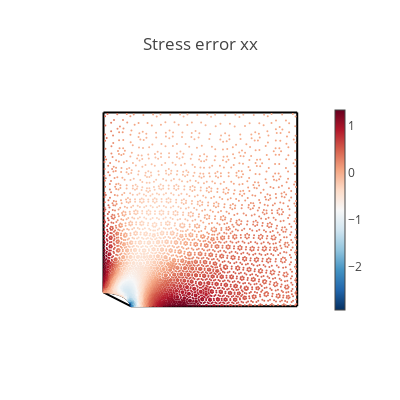
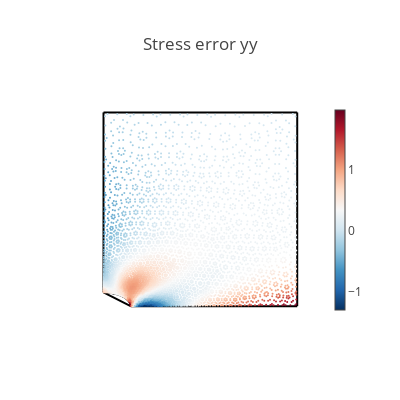
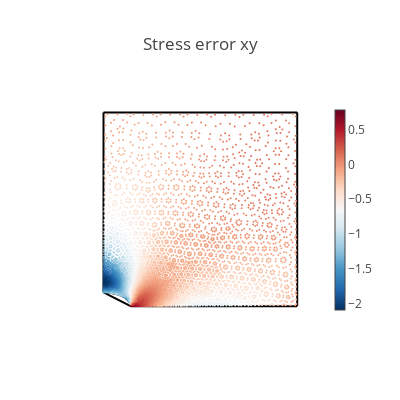
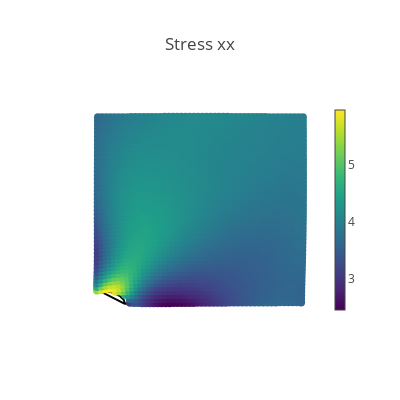

The cell these charts' notebook holds for them, in order:
### Code cell
# Create a validation domain different from the training domain
val_x, val_y = np.meshgrid(np.linspace(0, L, 50), np.linspace(0, L, 50))
val_r = Rx * np.ones(np.shape(val_x))
val_domain = np.vstack([val_x.ravel(), val_y.ravel(), val_r.ravel()]).T
mask = (
    ((val_domain[:, 0] ** 2) / (Rx**2)) + ((val_domain[:, 1] ** 2) / (Ry**2))
) > 1
val = torch.tensor(val_domain[mask], requires_grad=True).double()


# Compute model predictions on the validation domain
disp = net(val)
def_val = val[:, :-1] + disp
stress = torch.vmap(sigma)(val)
mises = torch.sqrt(
    stress[:, 0, 0] ** 2
    + stress[:, 1, 1] ** 2
    - stress[:, 0, 0] * stress[:, 1, 1]
    + 3 * stress[:, 0, 1] ** 2
)
# print([loss.item() for loss in compute_les(val)])


@torch.no_grad()
def make_plot(x, y, variable, title, cmap=sequential.Viridis, size=8.0):
    fig = go.Figure()

    # Plot boundaries
    m = dict(color="black")
    fig.add_trace(go.Scatter(x=top[:, 0], y=top[:, 1], mode="lines", marker=m))
    fig.add_trace(go.Scatter(x=bottom[:, 0], y=bottom[:, 1], mode="lines", marker=m))
    fig.add_trace(go.Scatter(x=left[:, 0], y=left[:, 1], mode="lines", marker=m))
    fig.add_trace(go.Scatter(x=right[:, 0], y=right[:, 1], mode="lines", marker=m))
    fig.add_trace(go.Scatter(x=hole[:, 0], y=hole[:, 1], mode="lines", marker=m))

    # Plot variable values
    m = dict(color=variable, colorscale=cmap, size=size, colorbar=dict(thickness=10))
    fig.add_trace(go.Scatter(x=x, y=y, marker=m, mode="markers"))

    # plot settings
    fig.layout.yaxis.scaleanchor = "x"
    fig.update_layout(
        template="none", width=400, height=400, title=title, showlegend=False
    )
    fig.update_xaxes(visible=False)
    fig.update_yaxes(visible=False)
    fig.show()


# Compute data error
s_data = data_output[:, 0:3]
s_pred = torch.vmap(sigma)(data_input[:, 0:3])
ds_xx = s_data[:, 0] - s_pred[:, 0, 0]
ds_yy = s_data[:, 1] - s_pred[:, 1, 1]
ds_xy = s_data[:, 2] - s_pred[:, 0, 1]


# Plot stress errors
cmap = sequential.RdBu_r
make_plot(*data_input[:, 0:2].T, ds_xx, "Stress error xx", size=2.0, cmap=cmap)
make_plot(*data_input[:, 0:2].T, ds_yy, "Stress error yy", size=2.0, cmap=cmap)
make_plot(*data_input[:, 0:2].T, ds_xy, "Stress error xy", size=2.0, cmap=cmap)

# Plot stresses
make_plot(*def_val.T, stress[:, 0, 0], "Stress xx")
make_plot(*def_val.T, stress[:, 0, 1], "Stress xy")
make_plot(*def_val.T, stress[:, 1, 1], "Stress yy")
make_plot(*def_val.T, mises, "Mises stress")

# Plot displacements
make_plot(*def_val.T, disp[:, 0], "Displacement in x", cmap=sequential.Inferno)
make_plot(*def_val.T, disp[:, 1], "Displacement in y", cmap=sequential.Inferno)
